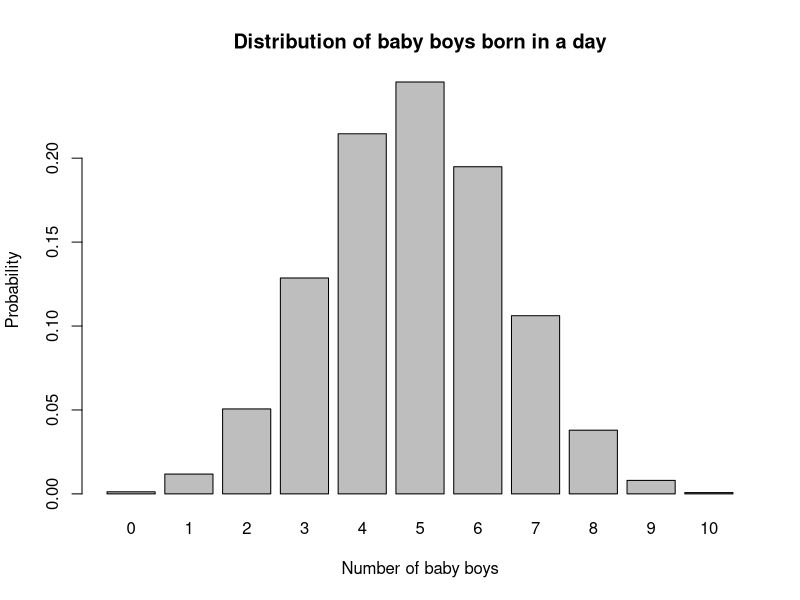

Generate this figure with R:
# Author: Alfan Lukeyan Rizki - 5025211046
# Class: Probability and Statistics(C)
# Description: No. 1 - Modul I Probability Distribution

# Soal No. 1
# Probabilitas seorang bayi yang baru lahir berjenis kelamin laki-laki adalah 0,488.
# Jika kita asumsikan bahwa dalam satu hari di rumah sakit terdapat 10 kelahiran, maka:

# A. Bagaimana pendistribusian banyak bayi laki-laki? Tentukan distribusi dengan parameter yang sesuai?
# Penyelesaian  :
  # Parameter
  sampleSize = 10
  probability = 0.488

# B. Berapa probabilitas bahwa tepat tiga bayi di antaranya berjenis kelamin laki-laki?
# Penyelesaian  :
  # Parameter
  qValue <- 3
  probability <- 0.488
  sampleSize <- 10
  # Calculate 
  result <- dbinom(qValue, size = sampleSize, prob = probability)
  result

# C. Berapa probabilitas bahwa kurang dari tiga bayi di antaranya berjenis kelamin laki-laki?
# Penyelesaian  :
  
  qValue <- 2
  probability <- 0.488
  sampleSize <- 10
  result <- dbinom(qValue, size = sampleSize, prob = probability)
  result

# D. Berapa probabilitas bahwa tiga atau lebih bayi di antaranya berjenis kelamin laki-laki?
# Penyelesaian  :

  qValue <- 2
  probability <- 0.488
  sampleSize <- 10
  lowerTail <- FALSE
  result <- pbinom(q = qValue, size = sampleSize, prob = probability, lower.tail = lowerTail)
  result  

# E. Berapa nilai harapan dan simpangan baku banyak bayi laki-laki?
# Penyelesaian  :

  sampleSize <- 10
  probability <- 0.488
  expectedValue <- sampleSize * probability
  expectedValue
  standardDeviation <- sqrt(sampleSize * probability * (1 - probability))
  standardDeviation

# F. Gambarkan histogram pendistribusian banyak bayi laki-laki.
# Penyelesaian  :

  # Set parameters
  probability <- 0.488
  sampleSize <- 10
  
  # Generate binomial distribution
  xValue <- 0:sampleSize
  yValue <- dbinom(xValue, size = sampleSize, prob = probability)
  
  # Plot histogram
  barplot(yValue, names.arg = xValue, xlab = "Number of baby boys", ylab = "Probability", main = "Distribution of baby boys born in a day")
